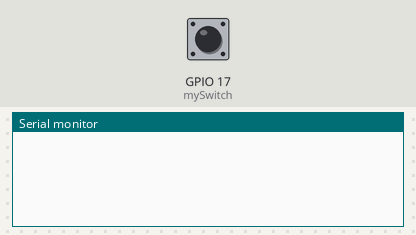
Bench run of a sketch on a simulated ESP32. Shown: the last lines printed to the serial monitor. The test bench sets the inputs (shaded band); at power-on: GPIO 17 (mySwitch) HIGH.

Above: at 1.2 s.
1.3 s: GPIO 17 (mySwitch) pulled LOW for 0.15 s
At 2.3 s:
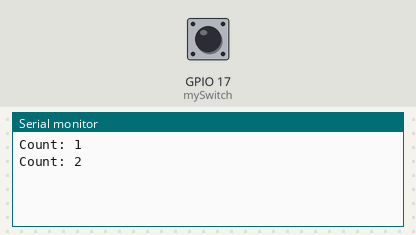
3.0 s: GPIO 17 (mySwitch) pulled LOW for 1 s
At 3.4 s:
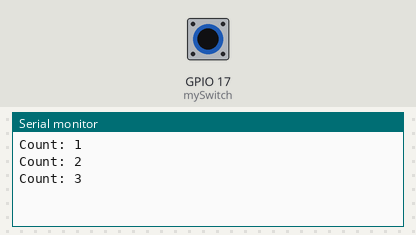
5.5 s: GPIO 17 (mySwitch) pulled LOW for 0.15 s
At 6.7 s:
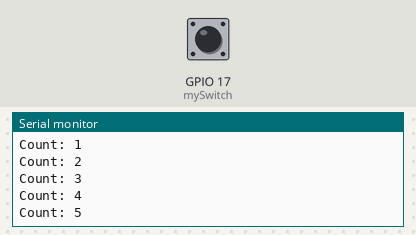
Timing chart, 0 to 8.5 s (numbered marks = the images above; inputs shaded):
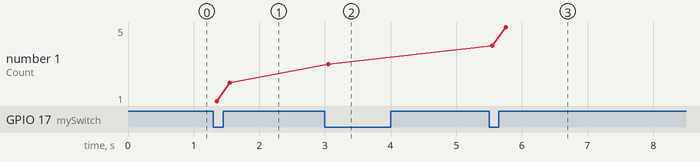

The sketch:

esp_switch.ino
```cpp
#include <ezButton.h>

ezButton mySwitch(17);  // create ezButton object that attaches to ESP32 pin GPIO17
int count = 0; // initialize count variable

void setup() {
  Serial.begin(9600);
  mySwitch.setDebounceTime(50); // set debounce time to 50 milliseconds
}

void loop() {
  mySwitch.loop(); // MUST call the loop() function first

  if (mySwitch.isPressed()) {
    Serial.print("Count: ");
    Serial.println(++count); // increment and print the count variable
    delay(200); // optional delay to avoid rapid counting due to button debounce
  }
}
```

Measured:
- after the input at 1.3 s, the serial monitor: prints a new line after 0.05 s (image 1)
- after the input at 3.0 s, the serial monitor: prints a new line after 0.05 s (image 2)
- after the input at 5.5 s, the serial monitor: prints a new line after 0.05 s (image 3)
- plotted number 1: 2 → 3 after the input at 3.0 s, 3 → 5 after the input at 5.5 s
